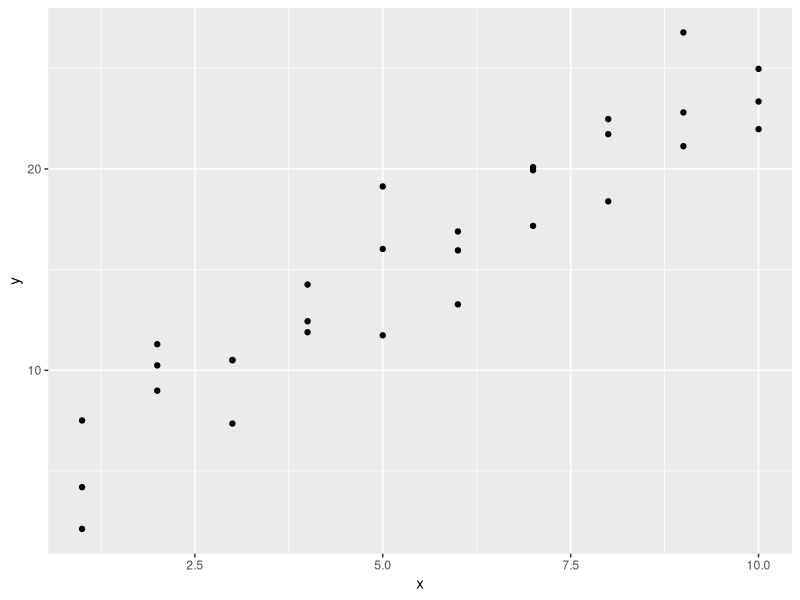
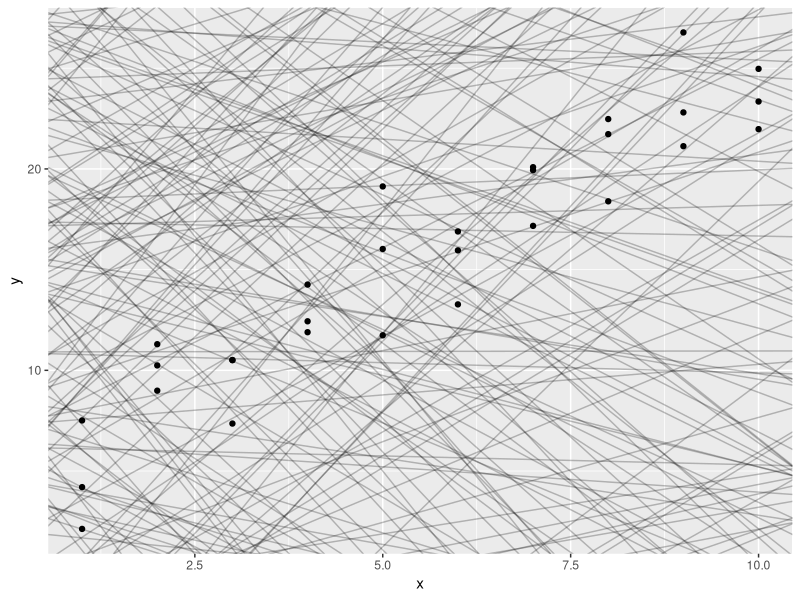
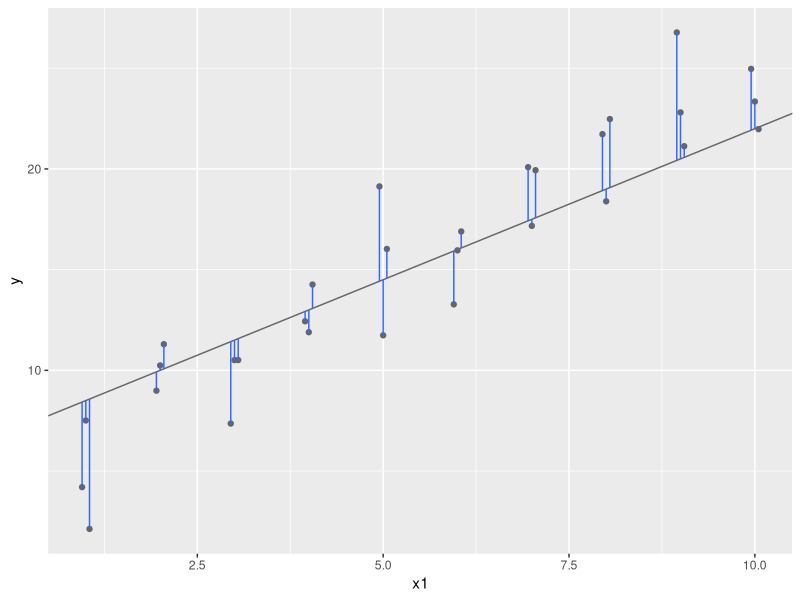
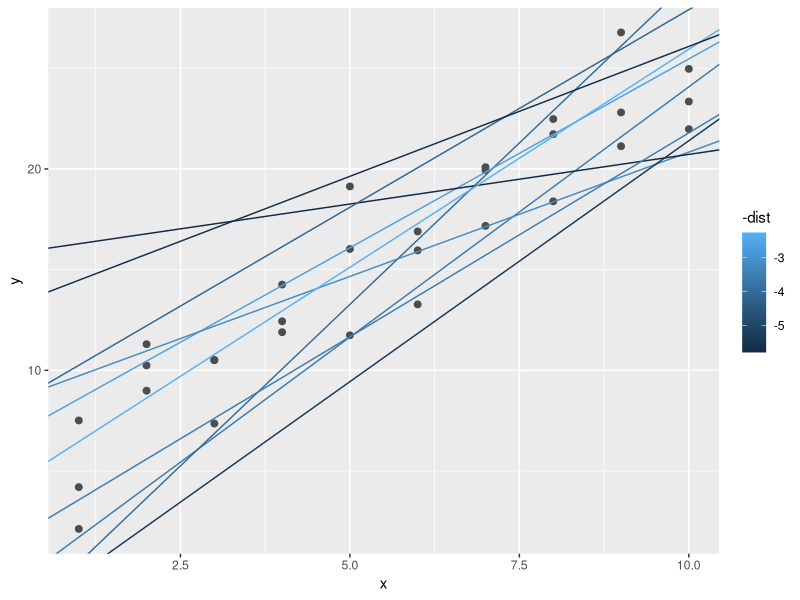
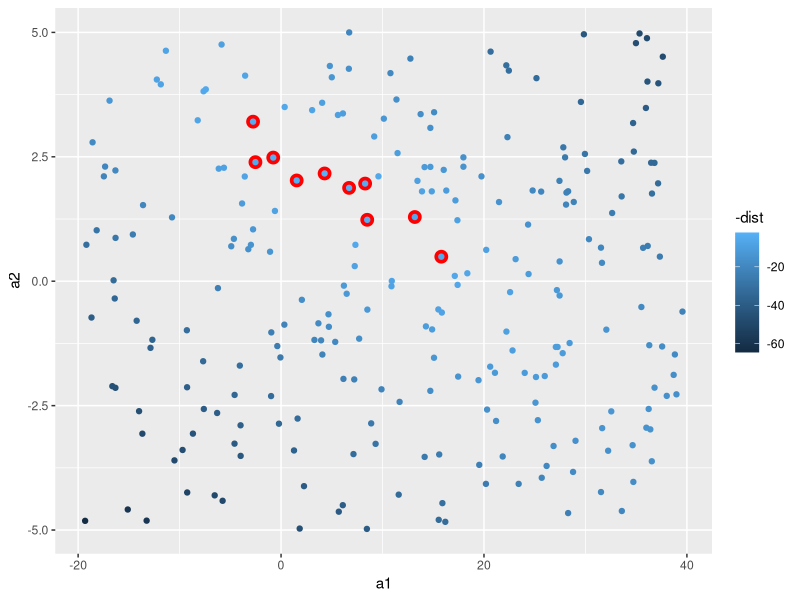
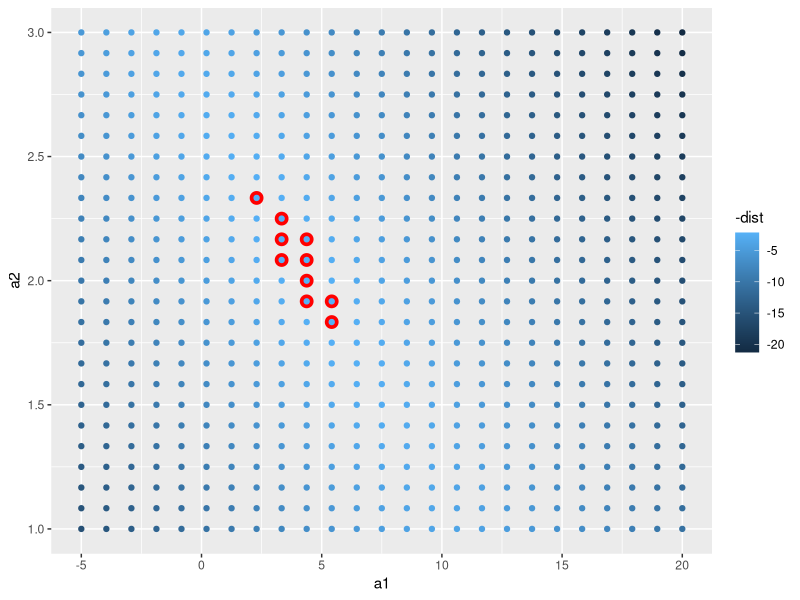
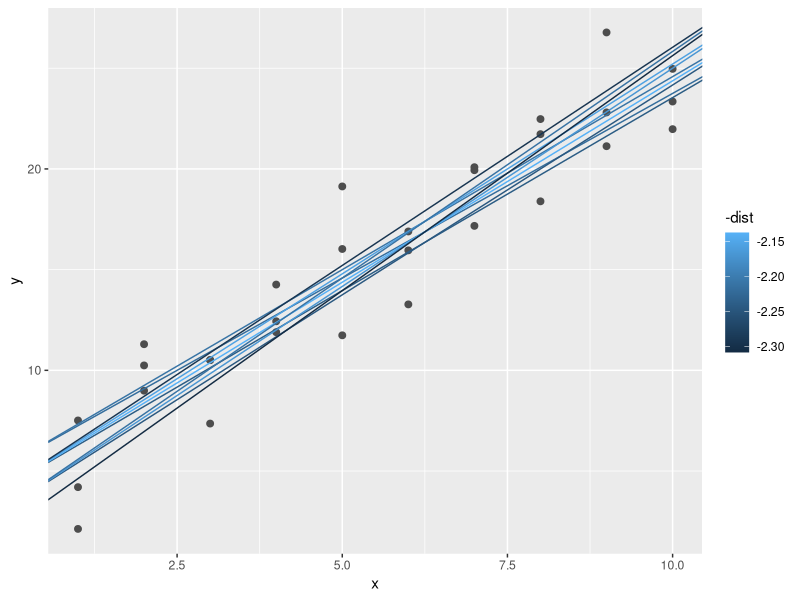
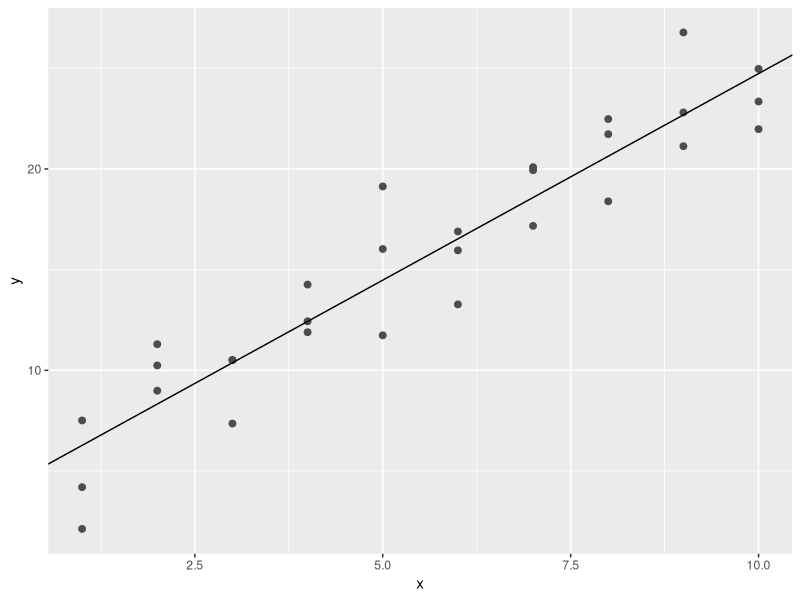

R code for these plots, in order:
## ---- chunk 1
library(tidyverse)

library(modelr)
options(na.action = na.warn)
## ---- chunk 2
ggplot(sim1, aes(x, y)) + 
  geom_point()
## ---- chunk 3
models <- tibble(
  a1 = runif(250, -20, 40),
  a2 = runif(250, -5, 5)
)

ggplot(sim1, aes(x, y)) + 
  geom_abline(aes(intercept = a1, slope = a2), data = models, alpha = 1/4) +
  geom_point() 
## ---- chunk 4
dist1 <- sim1 %>% 
  mutate(
    dodge = rep(c(-1, 0, 1) / 20, 10),
    x1 = x + dodge,
    pred = 7 + x1 * 1.5
  )

ggplot(dist1, aes(x1, y)) + 
  geom_abline(intercept = 7, slope = 1.5, colour = "grey40") +
  geom_point(colour = "grey40") +
  geom_linerange(aes(ymin = y, ymax = pred), colour = "#3366FF") 
## ---- chunk 5
model1 <- function(a, data) {
  a[1] + data$x * a[2]
}

model1(c(7, 1.5), sim1)
## ---- chunk 6
measure_distance <- function(mod, data) {
  diff <- data$y - model1(mod, data)
  sqrt(mean(diff ^ 2))
}

measure_distance(c(7, 1.5), sim1)
## ---- chunk 7
sim1_dist <- function(a1, a2) {
  measure_distance(c(a1, a2), sim1)
}

models <- models %>% 
  mutate(dist = purrr::map2_dbl(a1, a2, sim1_dist))
models
## ---- chunk 8
ggplot(sim1, aes(x, y)) + 
  geom_point(size = 2, colour = "grey30") + 
  geom_abline(
    aes(intercept = a1, slope = a2, colour = -dist), 
    data = filter(models, rank(dist) <= 10)
  )
## ---- chunk 9
ggplot(models, aes(a1, a2)) +
  geom_point(data = filter(models, rank(dist) <= 10), size = 4, colour = "red") +
  geom_point(aes(colour = -dist))
## ---- chunk 10
grid <- expand.grid(
  a1 = seq(-5, 20, length = 25),
  a2 = seq(1, 3, length = 25)
  ) %>% 
  mutate(dist = purrr::map2_dbl(a1, a2, sim1_dist))

grid %>% 
  ggplot(aes(a1, a2)) +
  geom_point(data = filter(grid, rank(dist) <= 10), size = 4, colour = "red") +
  geom_point(aes(colour = -dist)) 
## ---- chunk 11
ggplot(sim1, aes(x, y)) + 
  geom_point(size = 2, colour = "grey30") + 
  geom_abline(
    aes(intercept = a1, slope = a2, colour = -dist), 
    data = filter(grid, rank(dist) <= 10)
  )
## ---- chunk 12
optim(c(4,2), measure_distance, data = sim1)
## ---- chunk 13
best <- optim(c(0, 0), measure_distance, data = sim1)
best$par

ggplot(sim1, aes(x, y)) + 
  geom_point(size = 2, colour = "grey30") + 
  geom_abline(intercept = best$par[1], slope = best$par[2])
## ---- chunk 14
sim1_mod <- lm(y ~ x, data = sim1)
coef(sim1_mod)
## ---- chunk 15
grid <- sim1 %>% 
  data_grid(x) 
grid
## ---- chunk 16
grid <- grid %>% 
  add_predictions(sim1_mod) 
grid
## ---- chunk 17
ggplot(sim1, aes(x)) +
  geom_point(aes(y = y)) +
  geom_line(aes(y = pred), data = grid, colour = "red", size = 1)
## ---- chunk 18
sim1 <- sim1 %>% 
  add_residuals(sim1_mod)
sim1
## ---- chunk 19
ggplot(sim1, aes(resid)) + 
  geom_freqpoly(binwidth = 0.5)
## ---- chunk 20
mean(sim1$resid)
## ---- chunk 21
ggplot(sim1, aes(x, resid)) + 
  geom_ref_line(h = 0, size = 2,colour = "firebrick") +
  geom_point() 
